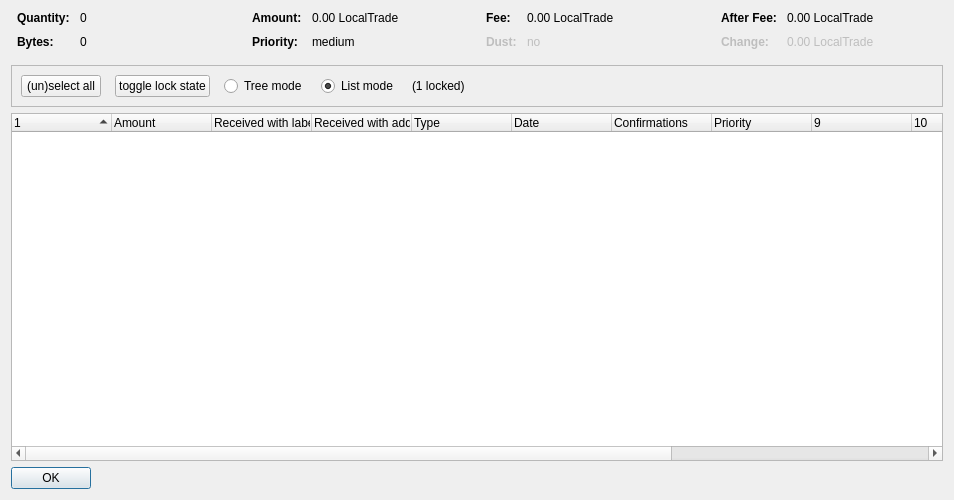
<?xml version="1.0" encoding="UTF-8"?>
<ui version="4.0">
 <class>CoinControlDialog</class>
 <widget class="QDialog" name="CoinControlDialog">
  <property name="geometry">
   <rect>
    <x>0</x>
    <y>0</y>
    <width>954</width>
    <height>500</height>
   </rect>
  </property>
  <property name="windowTitle">
   <string>Coin Selection</string>
  </property>
  <layout class="QVBoxLayout" name="verticalLayout">
   <item>
    <layout class="QHBoxLayout" name="horizontalLayoutTop" stretch="0,0,0,0">
     <property name="topMargin">
      <number>0</number>
     </property>
     <property name="bottomMargin">
      <number>10</number>
     </property>
     <item>
      <layout class="QFormLayout" name="formLayoutCoinControl1">
       <property name="horizontalSpacing">
        <number>10</number>
       </property>
       <property name="verticalSpacing">
        <number>10</number>
       </property>
       <property name="leftMargin">
        <number>6</number>
       </property>
       <property name="rightMargin">
        <number>6</number>
       </property>
       <item row="0" column="0">
        <widget class="QLabel" name="labelCoinControlQuantityText">
         <property name="font">
          <font>
           <weight>75</weight>
           <bold>true</bold>
          </font>
         </property>
         <property name="text">
          <string>Quantity:</string>
         </property>
        </widget>
       </item>
       <item row="0" column="1">
        <widget class="QLabel" name="labelCoinControlQuantity">
         <property name="cursor">
          <cursorShape>IBeamCursor</cursorShape>
         </property>
         <property name="contextMenuPolicy">
          <enum>Qt::ActionsContextMenu</enum>
         </property>
         <property name="text">
          <string notr="true">0</string>
         </property>
         <property name="textInteractionFlags">
          <set>Qt::LinksAccessibleByMouse|Qt::TextSelectableByKeyboard|Qt::TextSelectableByMouse</set>
         </property>
        </widget>
       </item>
       <item row="1" column="0">
        <widget class="QLabel" name="labelCoinControlBytesText">
         <property name="font">
          <font>
           <weight>75</weight>
           <bold>true</bold>
          </font>
         </property>
         <property name="text">
          <string>Bytes:</string>
         </property>
        </widget>
       </item>
       <item row="1" column="1">
        <widget class="QLabel" name="labelCoinControlBytes">
         <property name="cursor">
          <cursorShape>IBeamCursor</cursorShape>
         </property>
         <property name="contextMenuPolicy">
          <enum>Qt::ActionsContextMenu</enum>
         </property>
         <property name="text">
          <string notr="true">0</string>
         </property>
         <property name="textInteractionFlags">
          <set>Qt::LinksAccessibleByMouse|Qt::TextSelectableByKeyboard|Qt::TextSelectableByMouse</set>
         </property>
        </widget>
       </item>
      </layout>
     </item>
     <item>
      <layout class="QFormLayout" name="formLayoutCoinControl2">
       <property name="horizontalSpacing">
        <number>10</number>
       </property>
       <property name="verticalSpacing">
        <number>10</number>
       </property>
       <property name="leftMargin">
        <number>6</number>
       </property>
       <property name="rightMargin">
        <number>6</number>
       </property>
       <item row="0" column="0">
        <widget class="QLabel" name="labelCoinControlAmountText">
         <property name="font">
          <font>
           <weight>75</weight>
           <bold>true</bold>
          </font>
         </property>
         <property name="text">
          <string>Amount:</string>
         </property>
        </widget>
       </item>
       <item row="0" column="1">
        <widget class="QLabel" name="labelCoinControlAmount">
         <property name="cursor">
          <cursorShape>IBeamCursor</cursorShape>
         </property>
         <property name="contextMenuPolicy">
          <enum>Qt::ActionsContextMenu</enum>
         </property>
         <property name="text">
          <string notr="true">0.00 LocalTrade</string>
         </property>
         <property name="textInteractionFlags">
          <set>Qt::LinksAccessibleByMouse|Qt::TextSelectableByKeyboard|Qt::TextSelectableByMouse</set>
         </property>
        </widget>
       </item>
       <item row="1" column="0">
        <widget class="QLabel" name="labelCoinControlPriorityText">
         <property name="font">
          <font>
           <weight>75</weight>
           <bold>true</bold>
          </font>
         </property>
         <property name="text">
          <string>Priority:</string>
         </property>
        </widget>
       </item>
       <item row="1" column="1">
        <widget class="QLabel" name="labelCoinControlPriority">
         <property name="cursor">
          <cursorShape>IBeamCursor</cursorShape>
         </property>
         <property name="contextMenuPolicy">
          <enum>Qt::ActionsContextMenu</enum>
         </property>
         <property name="text">
          <string>medium</string>
         </property>
         <property name="textInteractionFlags">
          <set>Qt::LinksAccessibleByMouse|Qt::TextSelectableByKeyboard|Qt::TextSelectableByMouse</set>
         </property>
        </widget>
       </item>
      </layout>
     </item>
     <item>
      <layout class="QFormLayout" name="formLayoutCoinControl3">
       <property name="horizontalSpacing">
        <number>10</number>
       </property>
       <property name="verticalSpacing">
        <number>10</number>
       </property>
       <property name="leftMargin">
        <number>6</number>
       </property>
       <property name="rightMargin">
        <number>6</number>
       </property>
       <item row="0" column="0">
        <widget class="QLabel" name="labelCoinControlFeeText">
         <property name="font">
          <font>
           <weight>75</weight>
           <bold>true</bold>
          </font>
         </property>
         <property name="text">
          <string>Fee:</string>
         </property>
        </widget>
       </item>
       <item row="0" column="1">
        <widget class="QLabel" name="labelCoinControlFee">
         <property name="cursor">
          <cursorShape>IBeamCursor</cursorShape>
         </property>
         <property name="contextMenuPolicy">
          <enum>Qt::ActionsContextMenu</enum>
         </property>
         <property name="text">
          <string notr="true">0.00 LocalTrade</string>
         </property>
         <property name="textInteractionFlags">
          <set>Qt::LinksAccessibleByMouse|Qt::TextSelectableByKeyboard|Qt::TextSelectableByMouse</set>
         </property>
        </widget>
       </item>
       <item row="1" column="0">
        <widget class="QLabel" name="labelCoinControlLowOutputText">
         <property name="enabled">
          <bool>false</bool>
         </property>
         <property name="font">
          <font>
           <weight>75</weight>
           <bold>true</bold>
          </font>
         </property>
         <property name="text">
          <string>Dust:</string>
         </property>
        </widget>
       </item>
       <item row="1" column="1">
        <widget class="QLabel" name="labelCoinControlLowOutput">
         <property name="enabled">
          <bool>false</bool>
         </property>
         <property name="cursor">
          <cursorShape>IBeamCursor</cursorShape>
         </property>
         <property name="contextMenuPolicy">
          <enum>Qt::ActionsContextMenu</enum>
         </property>
         <property name="text">
          <string>no</string>
         </property>
         <property name="textInteractionFlags">
          <set>Qt::LinksAccessibleByMouse|Qt::TextSelectableByKeyboard|Qt::TextSelectableByMouse</set>
         </property>
        </widget>
       </item>
      </layout>
     </item>
     <item>
      <layout class="QFormLayout" name="formLayoutCoinControl4">
       <property name="horizontalSpacing">
        <number>10</number>
       </property>
       <property name="verticalSpacing">
        <number>10</number>
       </property>
       <property name="leftMargin">
        <number>6</number>
       </property>
       <property name="rightMargin">
        <number>6</number>
       </property>
       <item row="0" column="0">
        <widget class="QLabel" name="labelCoinControlAfterFeeText">
         <property name="font">
          <font>
           <weight>75</weight>
           <bold>true</bold>
          </font>
         </property>
         <property name="text">
          <string>After Fee:</string>
         </property>
        </widget>
       </item>
       <item row="0" column="1">
        <widget class="QLabel" name="labelCoinControlAfterFee">
         <property name="cursor">
          <cursorShape>IBeamCursor</cursorShape>
         </property>
         <property name="contextMenuPolicy">
          <enum>Qt::ActionsContextMenu</enum>
         </property>
         <property name="text">
          <string notr="true">0.00 LocalTrade</string>
         </property>
         <property name="textInteractionFlags">
          <set>Qt::LinksAccessibleByMouse|Qt::TextSelectableByKeyboard|Qt::TextSelectableByMouse</set>
         </property>
        </widget>
       </item>
       <item row="1" column="0">
        <widget class="QLabel" name="labelCoinControlChangeText">
         <property name="enabled">
          <bool>false</bool>
         </property>
         <property name="font">
          <font>
           <weight>75</weight>
           <bold>true</bold>
          </font>
         </property>
         <property name="text">
          <string>Change:</string>
         </property>
        </widget>
       </item>
       <item row="1" column="1">
        <widget class="QLabel" name="labelCoinControlChange">
         <property name="enabled">
          <bool>false</bool>
         </property>
         <property name="cursor">
          <cursorShape>IBeamCursor</cursorShape>
         </property>
         <property name="contextMenuPolicy">
          <enum>Qt::ActionsContextMenu</enum>
         </property>
         <property name="text">
          <string notr="true">0.00 LocalTrade</string>
         </property>
         <property name="textInteractionFlags">
          <set>Qt::LinksAccessibleByMouse|Qt::TextSelectableByKeyboard|Qt::TextSelectableByMouse</set>
         </property>
        </widget>
       </item>
      </layout>
     </item>
    </layout>
   </item>
   <item>
    <widget class="QFrame" name="frame">
     <property name="minimumSize">
      <size>
       <width>0</width>
       <height>40</height>
      </size>
     </property>
     <property name="frameShape">
      <enum>QFrame::StyledPanel</enum>
     </property>
     <property name="frameShadow">
      <enum>QFrame::Sunken</enum>
     </property>
     <layout class="QHBoxLayout" name="horizontalLayout">
      <item>
       <layout class="QHBoxLayout" name="horizontalLayoutPanel" stretch="0,0,0,0,0,0">
        <property name="spacing">
         <number>14</number>
        </property>
        <item>
         <widget class="QPushButton" name="pushButtonSelectAll">
          <property name="sizePolicy">
           <sizepolicy hsizetype="Maximum" vsizetype="Fixed">
            <horstretch>0</horstretch>
            <verstretch>0</verstretch>
           </sizepolicy>
          </property>
          <property name="text">
           <string>(un)select all</string>
          </property>
          <property name="autoDefault">
           <bool>false</bool>
          </property>
         </widget>
        </item>
        <item>
         <widget class="QPushButton" name="pushButtonToggleLock">
          <property name="sizePolicy">
           <sizepolicy hsizetype="Maximum" vsizetype="Fixed">
            <horstretch>0</horstretch>
            <verstretch>0</verstretch>
           </sizepolicy>
          </property>
          <property name="text">
           <string>toggle lock state</string>
          </property>
          <property name="autoDefault">
           <bool>false</bool>
          </property>
         </widget>
        </item>
        <item>
         <widget class="QRadioButton" name="radioTreeMode">
          <property name="sizePolicy">
           <sizepolicy hsizetype="Maximum" vsizetype="Fixed">
            <horstretch>0</horstretch>
            <verstretch>0</verstretch>
           </sizepolicy>
          </property>
          <property name="text">
           <string>Tree mode</string>
          </property>
         </widget>
        </item>
        <item>
         <widget class="QRadioButton" name="radioListMode">
          <property name="sizePolicy">
           <sizepolicy hsizetype="Maximum" vsizetype="Fixed">
            <horstretch>0</horstretch>
            <verstretch>0</verstretch>
           </sizepolicy>
          </property>
          <property name="text">
           <string>List mode</string>
          </property>
          <property name="checked">
           <bool>true</bool>
          </property>
         </widget>
        </item>
        <item>
         <widget class="QLabel" name="labelLocked">
          <property name="text">
           <string>(1 locked)</string>
          </property>
         </widget>
        </item>
        <item>
         <spacer name="horizontalSpacer">
          <property name="orientation">
           <enum>Qt::Horizontal</enum>
          </property>
          <property name="sizeHint" stdset="0">
           <size>
            <width>40</width>
            <height>20</height>
           </size>
          </property>
         </spacer>
        </item>
       </layout>
      </item>
     </layout>
    </widget>
   </item>
   <item>
    <widget class="CoinControlTreeWidget" name="treeWidget">
     <property name="contextMenuPolicy">
      <enum>Qt::CustomContextMenu</enum>
     </property>
     <property name="sortingEnabled">
      <bool>false</bool>
     </property>
     <property name="columnCount">
      <number>13</number>
     </property>
     <attribute name="headerShowSortIndicator" stdset="0">
      <bool>true</bool>
     </attribute>
     <attribute name="headerStretchLastSection">
      <bool>false</bool>
     </attribute>
     <column>
      <property name="text">
       <string/>
      </property>
     </column>
     <column>
      <property name="text">
       <string>Amount</string>
      </property>
     </column>
     <column>
      <property name="text">
       <string>Received with label</string>
      </property>
     </column>
     <column>
      <property name="text">
       <string>Received with address</string>
      </property>
     </column>
     <column>
      <property name="text">
	<string>Type</string>
      </property>
     </column>
     <column>
      <property name="text">	 
       <string>Date</string>
      </property>
     </column>
     <column>
      <property name="text">
       <string>Confirmations</string>
      </property>
      <property name="toolTip">
       <string>Confirmed</string>
      </property>
     </column>
     <column>
      <property name="text">
       <string>Priority</string>
      </property>
     </column>
     <column>
      <property name="text">
       <string/>
      </property>
     </column>
     <column>
      <property name="text">
       <string/>
      </property>
     </column>
     <column>
      <property name="text">
       <string/>
      </property>
     </column>
     <column>
      <property name="text">
       <string/>
      </property>
     </column>
     <column>
      <property name="text">
       <string/>
      </property>
     </column>
    </widget>
   </item>
   <item>
    <widget class="QDialogButtonBox" name="buttonBox">
     <property name="sizePolicy">
      <sizepolicy hsizetype="Maximum" vsizetype="Fixed">
       <horstretch>0</horstretch>
       <verstretch>0</verstretch>
      </sizepolicy>
     </property>
     <property name="orientation">
      <enum>Qt::Horizontal</enum>
     </property>
     <property name="standardButtons">
      <set>QDialogButtonBox::Ok</set>
     </property>
    </widget>
   </item>
  </layout>
 </widget>
 <customwidgets>
  <customwidget>
   <class>CoinControlTreeWidget</class>
   <extends>QTreeWidget</extends>
   <header>coincontroltreewidget.h</header>
  </customwidget>
 </customwidgets>
 <resources/>
 <connections/>
</ui>
